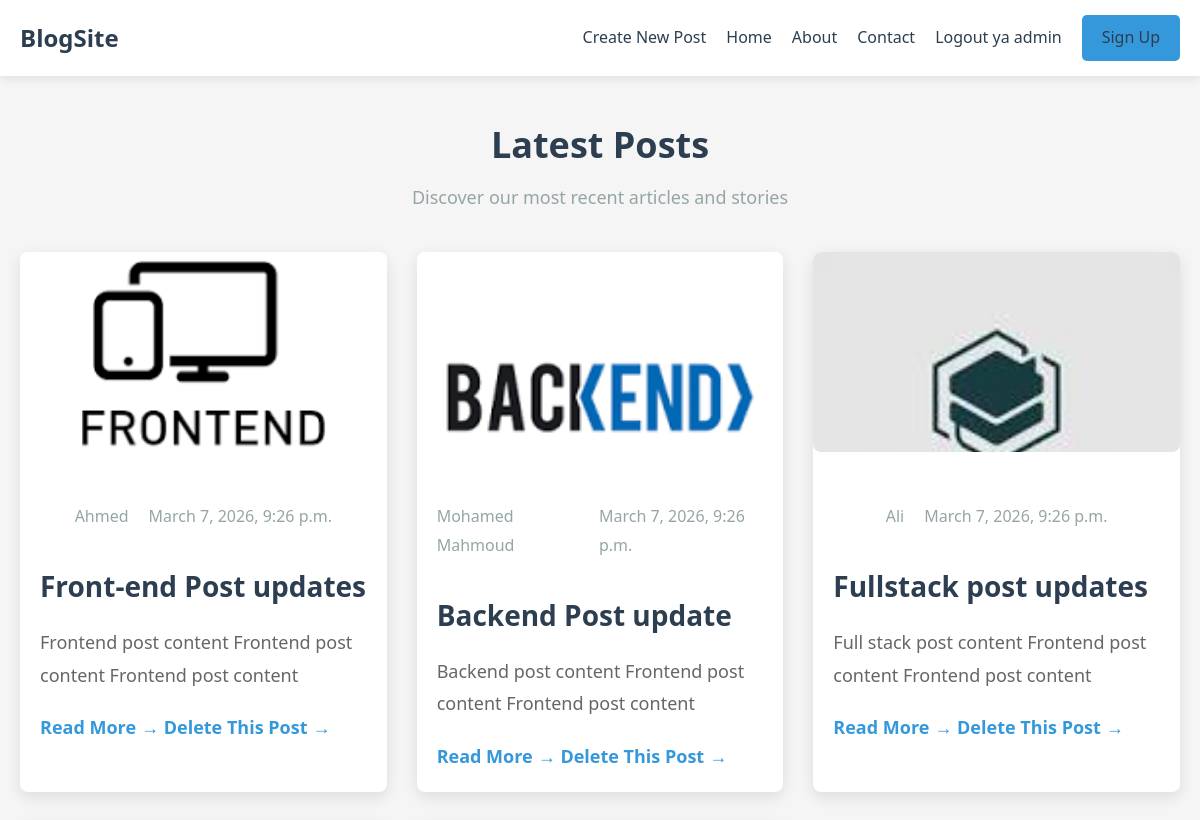
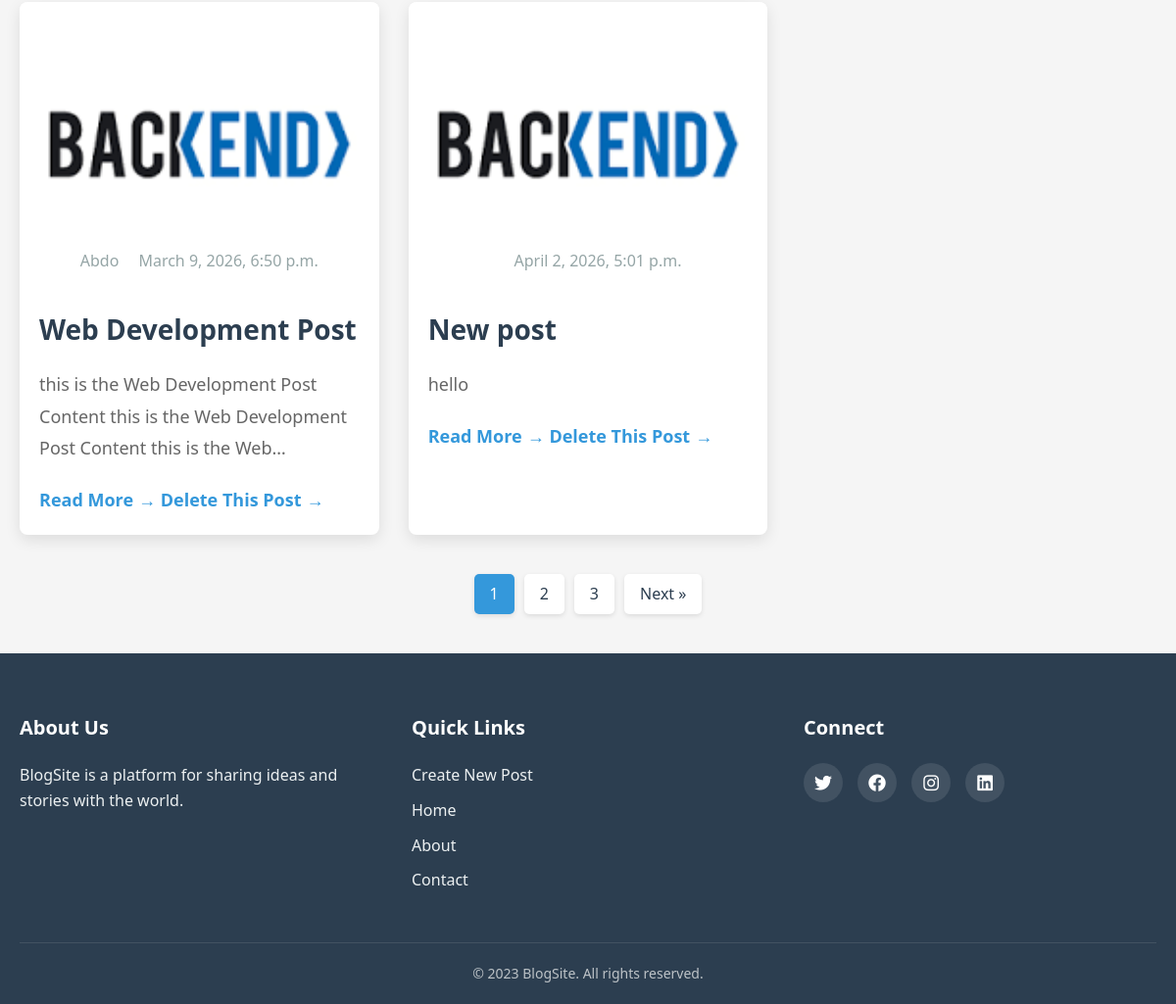
The app's page / (signed in) with its own data (2 pictures, top to bottom).
### blog/models.py (models this page shows, shortened)
class Post(models.Model):
    title = models.CharField(max_length=100)
    content = models.TextField()
    author = models.CharField(max_length=100)
    created_at = models.DateTimeField(default=timezone.now())
    updated_at = models.DateTimeField(auto_now=True)
    is_published = models.BooleanField(default=True)
    image = models.ImageField(upload_to="posts_images",null=True,blank=True)

### blog/views.py (the view)
# urls.py: path('',posts,name= "all_posts"),
def posts(req):
    posts = Post.objects.all()
    return render(req,'blog/posts.html',{'posts':posts})

### templates/blog/posts.html
{% extends 'base.html' %} {% block content %}
<main class="container">
  <div class="header">
    <h1>Latest Posts</h1>
    <p>Discover our most recent articles and stories</p>
  </div>
  <div class="posts-grid">
    {% for post in posts %}
    <article class="post-card">
      <div class="post-image">
        <img src="{{post.image.url}}" alt="Post Image" />
      </div>
      <div class="post-content">
        <div class="post-meta">
          <span class="author">{{post.author}}</span>
          <span class="date">{{post.created_at}}</span>
        </div>
        <h2>
          <a href="{% url 'post_details' post.id %}">{{post.title}}</a>
        </h2>
        <p class="excerpt">{{post.content}}</p>
        <a href="{% url 'post_details' post.id %}" class="read-more"
          >Read More</a
        >
        <a href="{% url 'delete_post' post.id %}" class="read-more"
          >Delete This Post</a
        >
      </div>
    </article>
    {% endfor %}
  </div>
  <div class="pagination">
    <a href="#" class="page-link active">1</a>
    <a href="#" class="page-link">2</a>
    <a href="#" class="page-link">3</a>
    <a href="#" class="page-link next">Next &raquo;</a>
  </div>
</main>
{% endblock %}

### templates/base.html (shortened to what this page needs)
{% load static %}
<!doctype html>
<html lang="en">
  <head>
    <link rel="stylesheet" href="{% static 'css/style.css' %}" />
    <link
      rel="stylesheet"
      href="https://cdnjs.cloudflare.com/ajax/libs/font-awesome/6.0.0-beta3/css/all.min.css"
    />
  </head>
  <body>
    <nav class="navbar">
      <div class="container">
        <a href="all_posts.html" class="logo">BlogSite</a>
        <div class="nav-links">
          <a href="{% url 'create_post' %}">Create New Post</a>
          <a href="{% url 'all_posts' %}">Home</a>
          <a href="#">About</a>
          <a href="#">Contact</a>
          {% if user.is_authenticated %}
          <a href="{% url 'logout_url' %}">Logout ya {{user.username}}</a>
          {% else %}
          <a href="{% url 'login_url' %}">Login </a>
          {% endif %}
          <a href="#" class="btn">Sign Up</a>
        </div>
      </div>
    </nav>
    {% block content %} {% endblock %}
    <footer class="footer">
      <div class="container">
        <div class="footer-content">
          <div class="footer-section">
            <h3>About Us</h3>
            <p>
              BlogSite is a platform for sharing ideas and stories with the
              world.
            </p>
          </div>
          <div class="footer-section">
            <h3>Quick Links</h3>
            <ul>
              <li><a href="{% url 'create_post' %}">Create New Post</a></li>
              <li><a href="all_posts.html">Home</a></li>
              <li><a href="#">About</a></li>
              <li><a href="#">Contact</a></li>
            </ul>
          </div>
          <div class="footer-section">
            <h3>Connect</h3>
            <div class="social-links">
              <a href="#"><i class="fab fa-twitter"></i></a>
              <a href="#"><i class="fab fa-facebook"></i></a>
              <a href="#"><i class="fab fa-instagram"></i></a>
              <a href="#"><i class="fab fa-linkedin"></i></a>
            </div>
          </div>
        </div>
        <div class="copyright">
          <p>&copy; 2023 BlogSite. All rights reserved.</p>
        </div>
      </div>
    </footer>
  </body>
</html>

### static/css/style.css (style rules this page uses)
:root { --primary-color: #3498db; --secondary-color: #2c3e50; --light-color: #ecf0f1; --dark-color: #2c3e50; --success-color: #2ecc71; --danger-color: #e74c3c; --warning-color: #f39c12; --info-color: #1abc9c; --gray-color: #95a5a6; --light-gray: #f8f9fa; --dark-gray: #7f8c8d; }
* { margin: 0; padding: 0; box-sizing: border-box; }
body { font-family: 'Segoe UI', Tahoma, Geneva, Verdana, sans-serif; line-height: 1.6; color: #333; background-color: #f5f5f5; }
.container { width: 100%; max-width: 1200px; margin: 0 auto; padding: 0 20px; }
a { text-decoration: none; color: var(--primary-color); transition: all 0.3s ease; }
img { max-width: 100%; height: auto; }
.btn { display: inline-block; background: var(--primary-color); color: #fff; padding: 10px 20px; border-radius: 5px; font-weight: 600; transition: all 0.3s ease; }
.navbar { background: #fff; box-shadow: 0 2px 10px rgba(0, 0, 0, 0.1); position: sticky; top: 0; z-index: 1000; padding: 15px 0; }
.navbar .container { display: flex; justify-content: space-between; align-items: center; }
.logo { font-size: 24px; font-weight: 700; color: var(--dark-color); }
.nav-links { display: flex; align-items: center; gap: 20px; }
.nav-links a { color: var(--dark-color); font-weight: 500; }
.header { text-align: center; margin: 40px 0; }
.header h1 { font-size: 36px; color: var(--dark-color); margin-bottom: 10px; }
.header p { font-size: 18px; color: var(--gray-color); }
.posts-grid { display: grid; grid-template-columns: repeat(auto-fill, minmax(350px, 1fr)); gap: 30px; margin-bottom: 40px; }
.post-card { background: #fff; border-radius: 8px; overflow: hidden; box-shadow: 0 5px 15px rgba(0, 0, 0, 0.1); transition: transform 0.3s ease, box-shadow 0.3s ease; }
.post-image { height: 200px; overflow: hidden; }
.post-image img { width: 100%; height: 100%; object-fit: cover; transition: transform 0.5s ease; }
.post-content { padding: 20px; }
.post-meta { display: flex; gap: 15px; margin-bottom: 10px; font-size: 14px; color: var(--gray-color); }
.post-content h2 { font-size: 22px; margin-bottom: 15px; color: var(--dark-color); }
.post-content h2 a { color: inherit; }
.excerpt { color: #666; margin-bottom: 15px; display: -webkit-box; -webkit-line-clamp: 3; -webkit-box-orient: vertical; overflow: hidden; }
.read-more { font-weight: 600; color: var(--primary-color); display: inline-flex; align-items: center; }
.read-more::after { content: '→'; margin-left: 5px; transition: margin-left 0.3s ease; }
.pagination { display: flex; justify-content: center; gap: 10px; margin: 40px 0; }
.page-link { display: inline-block; padding: 8px 16px; border-radius: 5px; background: #fff; color: var(--dark-color); font-weight: 500; box-shadow: 0 2px 5px rgba(0, 0, 0, 0.1); }
.page-link.active { background: var(--primary-color); color: #fff; }
.post-meta { display: flex; justify-content: center; gap: 20px; color: var(--gray-color); font-size: 16px; margin-bottom: 20px; }
.post-image { margin-bottom: 30px; border-radius: 8px; overflow: hidden; }
.post-image img { width: 100%; height: auto; display: block; }
.post-content { line-height: 1.8; font-size: 18px; color: #444; }
.post-content h2 { font-size: 28px; margin: 30px 0 15px; color: var(--dark-color); }
.post-content p { margin-bottom: 20px; }
.footer { background: var(--dark-color); color: #fff; padding: 60px 0 20px; }
.footer-content { display: grid; grid-template-columns: repeat(auto-fit, minmax(250px, 1fr)); gap: 40px; margin-bottom: 40px; }
.footer-section h3 { font-size: 20px; margin-bottom: 20px; color: #fff; }
.footer-section p { margin-bottom: 15px; color: #ecf0f1; }
.footer-section ul { list-style: none; }
.footer-section ul li { margin-bottom: 10px; }
.footer-section ul li a { color: #ecf0f1; }
.social-links { display: flex; gap: 15px; }
.social-links a { display: inline-flex; align-items: center; justify-content: center; width: 40px; height: 40px; background: rgba(255, 255, 255, 0.1); border-radius: 50%; color: #fff; font-size: 18px; transition: all 0.3s ease; }
.copyright { text-align: center; padding-top: 20px; border-top: 1px solid rgba(255, 255, 255, 0.1); color: #bdc3c7; font-size: 14px; }

### records on screen
Post: image (picture), author "Ahmed", created_at "March 7, 2026, 9:26 p.m.", title "Front-end Post updates", content "Frontend post content Frontend post content Frontend post content"
Post: image (picture), author "Mohamed Mahmoud", created_at "March 7, 2026, 9:26 p.m.", title "Backend Post update", content "Backend post content Frontend post content Frontend post content"
Post: image (picture), author "Ali", created_at "March 7, 2026, 9:26 p.m.", title "Fullstack post updates", content "Full stack post content Frontend post content Frontend post content"
Post: image (picture), author "Abdo", created_at "March 9, 2026, 6:50 p.m.", title "Web Development Post", content "this is the Web Development Post Content this is the Web Development Post Content this is the…"
Post: image (picture), created_at "April 2, 2026, 5:01 p.m.", title "New post", content "hello"

### other values on screen
{{ user.username }} "admin"
